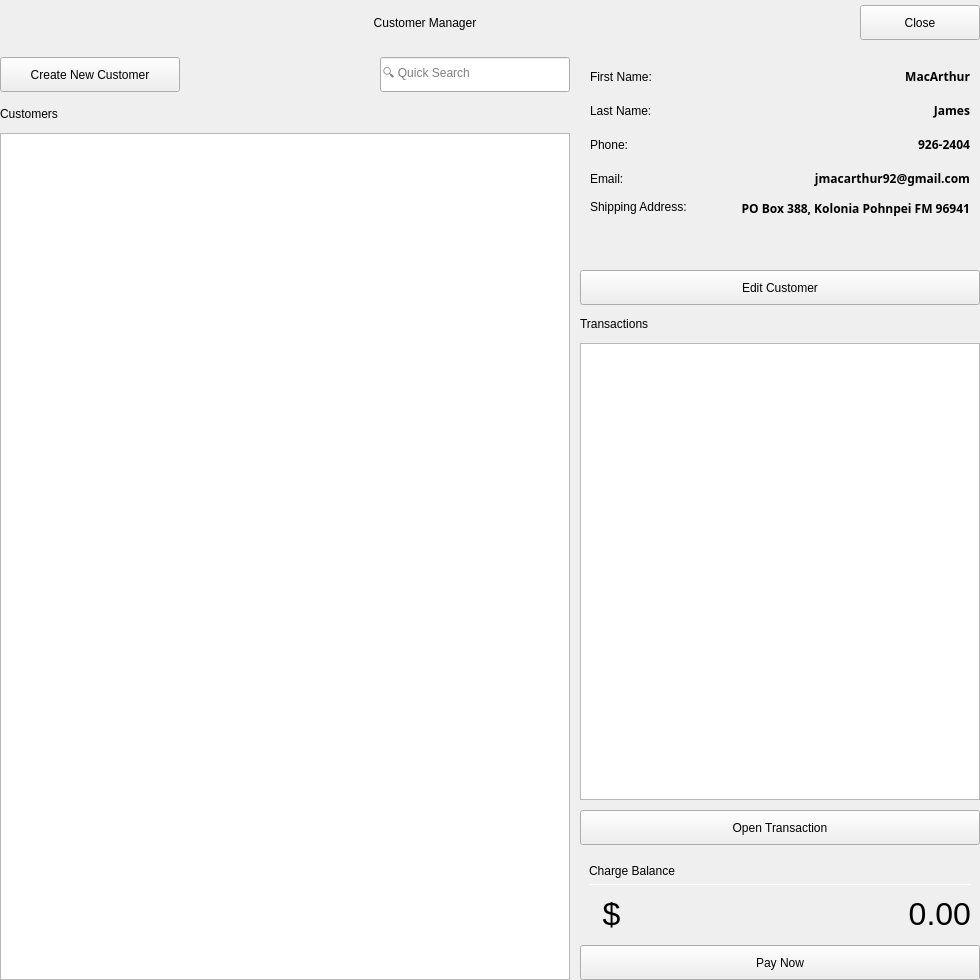
<?xml version="1.0" encoding="UTF-8"?>
<ui version="4.0">
 <class>CustomerManagerWindow</class>
 <widget class="QWidget" name="CustomerManagerWindow">
  <property name="geometry">
   <rect>
    <x>0</x>
    <y>0</y>
    <width>980</width>
    <height>980</height>
   </rect>
  </property>
  <property name="minimumSize">
   <size>
    <width>940</width>
    <height>940</height>
   </size>
  </property>
  <property name="windowTitle">
   <string>Customer Manager</string>
  </property>
  <property name="windowIcon">
   <iconset resource="../assets/images/icons.qrc">
    <normaloff>:/Icons/customers.svg</normaloff>:/Icons/customers.svg</iconset>
  </property>
  <property name="styleSheet">
   <string notr="true"/>
  </property>
  <layout class="QVBoxLayout" name="verticalLayout_10">
   <property name="spacing">
    <number>10</number>
   </property>
   <property name="leftMargin">
    <number>0</number>
   </property>
   <property name="topMargin">
    <number>0</number>
   </property>
   <property name="rightMargin">
    <number>0</number>
   </property>
   <property name="bottomMargin">
    <number>0</number>
   </property>
   <item>
    <widget class="QWidget" name="wd_page_header" native="true">
     <property name="minimumSize">
      <size>
       <width>0</width>
       <height>45</height>
      </size>
     </property>
     <layout class="QHBoxLayout" name="horizontalLayout">
      <property name="spacing">
       <number>10</number>
      </property>
      <property name="leftMargin">
       <number>0</number>
      </property>
      <property name="topMargin">
       <number>0</number>
      </property>
      <property name="rightMargin">
       <number>0</number>
      </property>
      <property name="bottomMargin">
       <number>0</number>
      </property>
      <item>
       <widget class="QLabel" name="lb_page_title">
        <property name="text">
         <string>Customer Manager</string>
        </property>
        <property name="alignment">
         <set>Qt::AlignmentFlag::AlignCenter</set>
        </property>
       </widget>
      </item>
      <item>
       <widget class="QPushButton" name="pb_close_page">
        <property name="minimumSize">
         <size>
          <width>0</width>
          <height>35</height>
         </size>
        </property>
        <property name="maximumSize">
         <size>
          <width>120</width>
          <height>16777215</height>
         </size>
        </property>
        <property name="text">
         <string>Close</string>
        </property>
        <property name="icon">
         <iconset resource="../assets/images/icons.qrc">
          <normaloff>:/Icons/close_white.svg</normaloff>:/Icons/close_white.svg</iconset>
        </property>
        <property name="iconSize">
         <size>
          <width>18</width>
          <height>18</height>
         </size>
        </property>
       </widget>
      </item>
     </layout>
    </widget>
   </item>
   <item>
    <widget class="QWidget" name="wd_page_content" native="true">
     <layout class="QHBoxLayout" name="horizontalLayout_7">
      <property name="spacing">
       <number>10</number>
      </property>
      <property name="leftMargin">
       <number>0</number>
      </property>
      <property name="topMargin">
       <number>0</number>
      </property>
      <property name="rightMargin">
       <number>0</number>
      </property>
      <property name="bottomMargin">
       <number>0</number>
      </property>
      <item>
       <widget class="QWidget" name="wd_content_main" native="true">
        <layout class="QVBoxLayout" name="verticalLayout_9">
         <property name="spacing">
          <number>10</number>
         </property>
         <property name="leftMargin">
          <number>0</number>
         </property>
         <property name="topMargin">
          <number>0</number>
         </property>
         <property name="rightMargin">
          <number>0</number>
         </property>
         <property name="bottomMargin">
          <number>0</number>
         </property>
         <item>
          <widget class="QWidget" name="wd_search_section" native="true">
           <property name="minimumSize">
            <size>
             <width>0</width>
             <height>40</height>
            </size>
           </property>
           <property name="maximumSize">
            <size>
             <width>16777215</width>
             <height>40</height>
            </size>
           </property>
           <layout class="QHBoxLayout" name="horizontalLayout_3">
            <property name="spacing">
             <number>10</number>
            </property>
            <property name="leftMargin">
             <number>0</number>
            </property>
            <property name="topMargin">
             <number>0</number>
            </property>
            <property name="rightMargin">
             <number>0</number>
            </property>
            <property name="bottomMargin">
             <number>0</number>
            </property>
            <item>
             <widget class="QPushButton" name="pb_create_customer">
              <property name="minimumSize">
               <size>
                <width>180</width>
                <height>35</height>
               </size>
              </property>
              <property name="maximumSize">
               <size>
                <width>180</width>
                <height>35</height>
               </size>
              </property>
              <property name="text">
               <string>Create New Customer</string>
              </property>
              <property name="icon">
               <iconset resource="../assets/images/icons.qrc">
                <normaloff>:/Icons/add_white.svg</normaloff>:/Icons/add_white.svg</iconset>
              </property>
              <property name="iconSize">
               <size>
                <width>18</width>
                <height>18</height>
               </size>
              </property>
             </widget>
            </item>
            <item>
             <spacer name="horizontalSpacer">
              <property name="orientation">
               <enum>Qt::Orientation::Horizontal</enum>
              </property>
              <property name="sizeHint" stdset="0">
               <size>
                <width>40</width>
                <height>20</height>
               </size>
              </property>
             </spacer>
            </item>
            <item>
             <widget class="QLineEdit" name="le_search_customer">
              <property name="minimumSize">
               <size>
                <width>140</width>
                <height>35</height>
               </size>
              </property>
              <property name="maximumSize">
               <size>
                <width>240</width>
                <height>35</height>
               </size>
              </property>
              <property name="placeholderText">
               <string>🔍 Quick Search</string>
              </property>
             </widget>
            </item>
           </layout>
          </widget>
         </item>
         <item>
          <widget class="QWidget" name="wd_table_section" native="true">
           <layout class="QVBoxLayout" name="verticalLayout">
            <property name="spacing">
             <number>10</number>
            </property>
            <property name="leftMargin">
             <number>0</number>
            </property>
            <property name="topMargin">
             <number>0</number>
            </property>
            <property name="rightMargin">
             <number>0</number>
            </property>
            <property name="bottomMargin">
             <number>0</number>
            </property>
            <item>
             <widget class="QLabel" name="lb_customer_table">
              <property name="minimumSize">
               <size>
                <width>0</width>
                <height>18</height>
               </size>
              </property>
              <property name="maximumSize">
               <size>
                <width>16777215</width>
                <height>18</height>
               </size>
              </property>
              <property name="text">
               <string>Customers</string>
              </property>
             </widget>
            </item>
            <item>
             <widget class="QTableView" name="tbl_customers"/>
            </item>
           </layout>
          </widget>
         </item>
        </layout>
       </widget>
      </item>
      <item>
       <widget class="QWidget" name="wd_content_side" native="true">
        <property name="minimumSize">
         <size>
          <width>400</width>
          <height>0</height>
         </size>
        </property>
        <property name="maximumSize">
         <size>
          <width>400</width>
          <height>16777215</height>
         </size>
        </property>
        <layout class="QVBoxLayout" name="verticalLayout_8">
         <property name="spacing">
          <number>10</number>
         </property>
         <property name="leftMargin">
          <number>0</number>
         </property>
         <property name="topMargin">
          <number>0</number>
         </property>
         <property name="rightMargin">
          <number>0</number>
         </property>
         <property name="bottomMargin">
          <number>0</number>
         </property>
         <item>
          <widget class="QWidget" name="wd_detail_view" native="true">
           <property name="minimumSize">
            <size>
             <width>0</width>
             <height>250</height>
            </size>
           </property>
           <property name="maximumSize">
            <size>
             <width>16777215</width>
             <height>250</height>
            </size>
           </property>
           <layout class="QVBoxLayout" name="verticalLayout_6">
            <property name="spacing">
             <number>10</number>
            </property>
            <property name="leftMargin">
             <number>0</number>
            </property>
            <property name="topMargin">
             <number>0</number>
            </property>
            <property name="rightMargin">
             <number>0</number>
            </property>
            <property name="bottomMargin">
             <number>0</number>
            </property>
            <item>
             <widget class="QWidget" name="wd_detail_labels" native="true">
              <property name="minimumSize">
               <size>
                <width>0</width>
                <height>200</height>
               </size>
              </property>
              <property name="maximumSize">
               <size>
                <width>16777215</width>
                <height>16777215</height>
               </size>
              </property>
              <layout class="QVBoxLayout" name="verticalLayout_2">
               <property name="spacing">
                <number>0</number>
               </property>
               <property name="leftMargin">
                <number>10</number>
               </property>
               <property name="topMargin">
                <number>0</number>
               </property>
               <property name="rightMargin">
                <number>10</number>
               </property>
               <property name="bottomMargin">
                <number>0</number>
               </property>
               <item>
                <layout class="QHBoxLayout" name="horizontalLayout_2">
                 <item>
                  <widget class="QLabel" name="lb_first_name">
                   <property name="minimumSize">
                    <size>
                     <width>120</width>
                     <height>25</height>
                    </size>
                   </property>
                   <property name="maximumSize">
                    <size>
                     <width>120</width>
                     <height>25</height>
                    </size>
                   </property>
                   <property name="text">
                    <string>First Name:</string>
                   </property>
                  </widget>
                 </item>
                 <item>
                  <widget class="QLabel" name="lb_first_name_val">
                   <property name="minimumSize">
                    <size>
                     <width>0</width>
                     <height>25</height>
                    </size>
                   </property>
                   <property name="maximumSize">
                    <size>
                     <width>16777215</width>
                     <height>25</height>
                    </size>
                   </property>
                   <property name="font">
                    <font>
                     <family>Lexend</family>
                     <pointsize>9</pointsize>
                     <bold>true</bold>
                    </font>
                   </property>
                   <property name="text">
                    <string>MacArthur</string>
                   </property>
                   <property name="alignment">
                    <set>Qt::AlignmentFlag::AlignRight|Qt::AlignmentFlag::AlignTrailing|Qt::AlignmentFlag::AlignVCenter</set>
                   </property>
                  </widget>
                 </item>
                </layout>
               </item>
               <item>
                <layout class="QHBoxLayout" name="horizontalLayout_4">
                 <item>
                  <widget class="QLabel" name="lb_last_name">
                   <property name="minimumSize">
                    <size>
                     <width>120</width>
                     <height>25</height>
                    </size>
                   </property>
                   <property name="maximumSize">
                    <size>
                     <width>120</width>
                     <height>25</height>
                    </size>
                   </property>
                   <property name="text">
                    <string>Last Name:</string>
                   </property>
                  </widget>
                 </item>
                 <item>
                  <widget class="QLabel" name="lb_last_name_val">
                   <property name="minimumSize">
                    <size>
                     <width>0</width>
                     <height>25</height>
                    </size>
                   </property>
                   <property name="maximumSize">
                    <size>
                     <width>16777215</width>
                     <height>25</height>
                    </size>
                   </property>
                   <property name="font">
                    <font>
                     <family>Lexend</family>
                     <pointsize>9</pointsize>
                     <bold>true</bold>
                    </font>
                   </property>
                   <property name="text">
                    <string>James</string>
                   </property>
                   <property name="alignment">
                    <set>Qt::AlignmentFlag::AlignRight|Qt::AlignmentFlag::AlignTrailing|Qt::AlignmentFlag::AlignVCenter</set>
                   </property>
                  </widget>
                 </item>
                </layout>
               </item>
               <item>
                <layout class="QHBoxLayout" name="horizontalLayout_5">
                 <item>
                  <widget class="QLabel" name="lb_phone">
                   <property name="minimumSize">
                    <size>
                     <width>120</width>
                     <height>25</height>
                    </size>
                   </property>
                   <property name="maximumSize">
                    <size>
                     <width>120</width>
                     <height>25</height>
                    </size>
                   </property>
                   <property name="text">
                    <string>Phone:</string>
                   </property>
                  </widget>
                 </item>
                 <item>
                  <widget class="QLabel" name="lb_phone_val">
                   <property name="minimumSize">
                    <size>
                     <width>0</width>
                     <height>25</height>
                    </size>
                   </property>
                   <property name="maximumSize">
                    <size>
                     <width>16777215</width>
                     <height>25</height>
                    </size>
                   </property>
                   <property name="font">
                    <font>
                     <family>Lexend</family>
                     <pointsize>9</pointsize>
                     <bold>true</bold>
                    </font>
                   </property>
                   <property name="text">
                    <string>926-2404</string>
                   </property>
                   <property name="alignment">
                    <set>Qt::AlignmentFlag::AlignRight|Qt::AlignmentFlag::AlignTrailing|Qt::AlignmentFlag::AlignVCenter</set>
                   </property>
                  </widget>
                 </item>
                </layout>
               </item>
               <item>
                <layout class="QHBoxLayout" name="horizontalLayout_8">
                 <item>
                  <widget class="QLabel" name="lb_email">
                   <property name="minimumSize">
                    <size>
                     <width>120</width>
                     <height>25</height>
                    </size>
                   </property>
                   <property name="maximumSize">
                    <size>
                     <width>120</width>
                     <height>25</height>
                    </size>
                   </property>
                   <property name="text">
                    <string>Email:</string>
                   </property>
                  </widget>
                 </item>
                 <item>
                  <widget class="QLabel" name="lb_email_val">
                   <property name="minimumSize">
                    <size>
                     <width>0</width>
                     <height>25</height>
                    </size>
                   </property>
                   <property name="maximumSize">
                    <size>
                     <width>16777215</width>
                     <height>25</height>
                    </size>
                   </property>
                   <property name="font">
                    <font>
                     <family>Lexend</family>
                     <pointsize>9</pointsize>
                     <bold>true</bold>
                    </font>
                   </property>
                   <property name="text">
                    <string>jmacarthur92@gmail.com</string>
                   </property>
                   <property name="alignment">
                    <set>Qt::AlignmentFlag::AlignRight|Qt::AlignmentFlag::AlignTrailing|Qt::AlignmentFlag::AlignVCenter</set>
                   </property>
                  </widget>
                 </item>
                </layout>
               </item>
               <item>
                <layout class="QHBoxLayout" name="horizontalLayout_9">
                 <item>
                  <widget class="QLabel" name="lb_address">
                   <property name="minimumSize">
                    <size>
                     <width>120</width>
                     <height>50</height>
                    </size>
                   </property>
                   <property name="maximumSize">
                    <size>
                     <width>120</width>
                     <height>50</height>
                    </size>
                   </property>
                   <property name="text">
                    <string>Shipping Address:</string>
                   </property>
                   <property name="alignment">
                    <set>Qt::AlignmentFlag::AlignLeading|Qt::AlignmentFlag::AlignLeft|Qt::AlignmentFlag::AlignTop</set>
                   </property>
                  </widget>
                 </item>
                 <item>
                  <widget class="QLabel" name="lb_address_val">
                   <property name="minimumSize">
                    <size>
                     <width>0</width>
                     <height>50</height>
                    </size>
                   </property>
                   <property name="maximumSize">
                    <size>
                     <width>16777215</width>
                     <height>50</height>
                    </size>
                   </property>
                   <property name="font">
                    <font>
                     <family>Lexend</family>
                     <pointsize>9</pointsize>
                     <bold>true</bold>
                    </font>
                   </property>
                   <property name="text">
                    <string>PO Box 388, Kolonia Pohnpei FM 96941</string>
                   </property>
                   <property name="alignment">
                    <set>Qt::AlignmentFlag::AlignRight|Qt::AlignmentFlag::AlignTop|Qt::AlignmentFlag::AlignTrailing</set>
                   </property>
                   <property name="wordWrap">
                    <bool>true</bool>
                   </property>
                  </widget>
                 </item>
                </layout>
               </item>
              </layout>
             </widget>
            </item>
            <item>
             <widget class="QPushButton" name="pb_edit_customer">
              <property name="minimumSize">
               <size>
                <width>0</width>
                <height>35</height>
               </size>
              </property>
              <property name="text">
               <string>Edit Customer</string>
              </property>
              <property name="icon">
               <iconset resource="../assets/images/icons.qrc">
                <normaloff>:/Icons/edit_white.svg</normaloff>:/Icons/edit_white.svg</iconset>
              </property>
              <property name="iconSize">
               <size>
                <width>18</width>
                <height>18</height>
               </size>
              </property>
             </widget>
            </item>
           </layout>
          </widget>
         </item>
         <item>
          <widget class="QWidget" name="wd_transaction_list" native="true">
           <layout class="QVBoxLayout" name="verticalLayout_5">
            <property name="spacing">
             <number>10</number>
            </property>
            <property name="leftMargin">
             <number>0</number>
            </property>
            <property name="topMargin">
             <number>0</number>
            </property>
            <property name="rightMargin">
             <number>0</number>
            </property>
            <property name="bottomMargin">
             <number>0</number>
            </property>
            <item>
             <widget class="QWidget" name="wd_list_section" native="true">
              <layout class="QVBoxLayout" name="verticalLayout_3">
               <property name="spacing">
                <number>10</number>
               </property>
               <property name="leftMargin">
                <number>0</number>
               </property>
               <property name="topMargin">
                <number>0</number>
               </property>
               <property name="rightMargin">
                <number>0</number>
               </property>
               <property name="bottomMargin">
                <number>0</number>
               </property>
               <item>
                <widget class="QLabel" name="lb_transaction_list">
                 <property name="minimumSize">
                  <size>
                   <width>0</width>
                   <height>18</height>
                  </size>
                 </property>
                 <property name="maximumSize">
                  <size>
                   <width>16777215</width>
                   <height>18</height>
                  </size>
                 </property>
                 <property name="text">
                  <string>Transactions</string>
                 </property>
                </widget>
               </item>
               <item>
                <widget class="QListView" name="ls_transactions"/>
               </item>
              </layout>
             </widget>
            </item>
            <item>
             <widget class="QPushButton" name="pb_open_transaction">
              <property name="minimumSize">
               <size>
                <width>0</width>
                <height>35</height>
               </size>
              </property>
              <property name="maximumSize">
               <size>
                <width>16777215</width>
                <height>35</height>
               </size>
              </property>
              <property name="text">
               <string>Open Transaction</string>
              </property>
              <property name="icon">
               <iconset resource="../assets/images/icons.qrc">
                <normaloff>:/Icons/dollar_white.svg</normaloff>:/Icons/dollar_white.svg</iconset>
              </property>
              <property name="iconSize">
               <size>
                <width>18</width>
                <height>18</height>
               </size>
              </property>
             </widget>
            </item>
           </layout>
          </widget>
         </item>
         <item>
          <widget class="QWidget" name="wd_charge_view" native="true">
           <layout class="QVBoxLayout" name="verticalLayout_7">
            <property name="spacing">
             <number>0</number>
            </property>
            <property name="leftMargin">
             <number>0</number>
            </property>
            <property name="topMargin">
             <number>0</number>
            </property>
            <property name="rightMargin">
             <number>0</number>
            </property>
            <property name="bottomMargin">
             <number>0</number>
            </property>
            <item>
             <widget class="QWidget" name="widget_10" native="true">
              <layout class="QVBoxLayout" name="verticalLayout_4">
               <item>
                <widget class="QLabel" name="lb_charge_balance">
                 <property name="text">
                  <string>Charge Balance</string>
                 </property>
                </widget>
               </item>
               <item>
                <widget class="Line" name="line">
                 <property name="minimumSize">
                  <size>
                   <width>0</width>
                   <height>1</height>
                  </size>
                 </property>
                 <property name="maximumSize">
                  <size>
                   <width>16777215</width>
                   <height>1</height>
                  </size>
                 </property>
                 <property name="styleSheet">
                  <string notr="true">background-color: white;</string>
                 </property>
                 <property name="orientation">
                  <enum>Qt::Orientation::Horizontal</enum>
                 </property>
                </widget>
               </item>
               <item>
                <layout class="QHBoxLayout" name="horizontalLayout_6">
                 <item>
                  <widget class="QLabel" name="lb_dollar_sign">
                   <property name="minimumSize">
                    <size>
                     <width>45</width>
                     <height>45</height>
                    </size>
                   </property>
                   <property name="maximumSize">
                    <size>
                     <width>45</width>
                     <height>45</height>
                    </size>
                   </property>
                   <property name="styleSheet">
                    <string notr="true">font-size: 32px;</string>
                   </property>
                   <property name="text">
                    <string>$</string>
                   </property>
                   <property name="alignment">
                    <set>Qt::AlignmentFlag::AlignCenter</set>
                   </property>
                  </widget>
                 </item>
                 <item>
                  <widget class="QLabel" name="lb_charge_amount">
                   <property name="minimumSize">
                    <size>
                     <width>0</width>
                     <height>45</height>
                    </size>
                   </property>
                   <property name="maximumSize">
                    <size>
                     <width>16777215</width>
                     <height>45</height>
                    </size>
                   </property>
                   <property name="styleSheet">
                    <string notr="true">font-size: 32px;</string>
                   </property>
                   <property name="text">
                    <string>0.00</string>
                   </property>
                   <property name="alignment">
                    <set>Qt::AlignmentFlag::AlignRight|Qt::AlignmentFlag::AlignTrailing|Qt::AlignmentFlag::AlignVCenter</set>
                   </property>
                  </widget>
                 </item>
                </layout>
               </item>
              </layout>
             </widget>
            </item>
            <item>
             <widget class="QPushButton" name="pb_make_payment">
              <property name="minimumSize">
               <size>
                <width>0</width>
                <height>35</height>
               </size>
              </property>
              <property name="text">
               <string>Pay Now</string>
              </property>
             </widget>
            </item>
           </layout>
          </widget>
         </item>
        </layout>
       </widget>
      </item>
     </layout>
    </widget>
   </item>
  </layout>
 </widget>
 <resources>
  <include location="../assets/images/icons.qrc"/>
 </resources>
 <connections/>
</ui>
